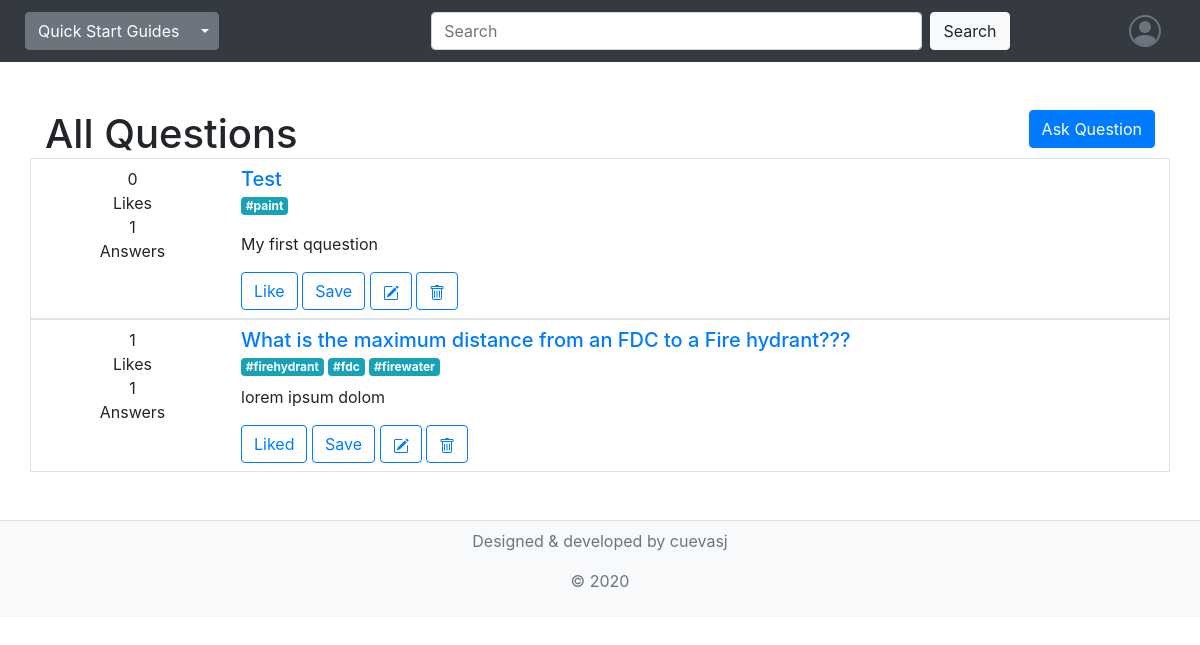
Page /questions/all (signed in) on the earlier database version.
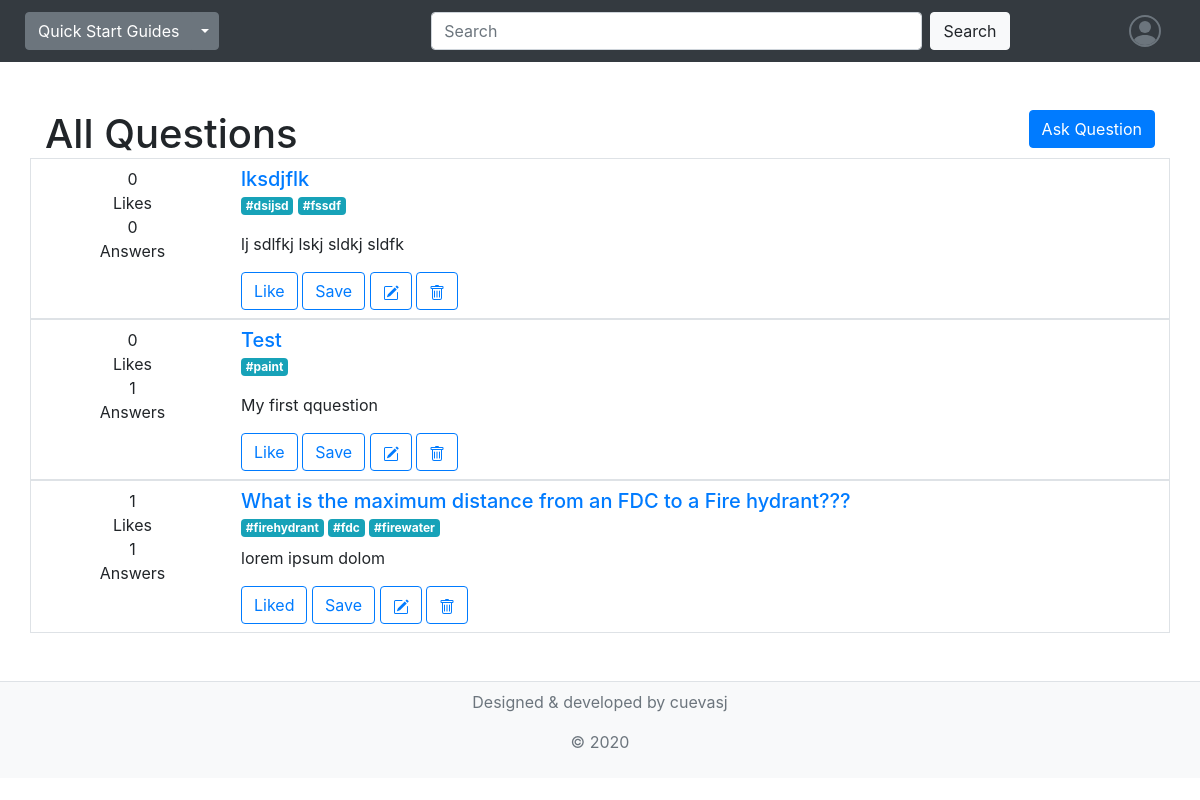
Same page on the later database version.
### questions/models.py (models this page shows)
class Question(models.Model):
    title = models.CharField(max_length = 255)
    body = RichTextField()
    total_votes = models.IntegerField(default=0)
    slug = models.SlugField(unique=True, max_length=100)
    tags = TaggableManager()
    created_by = models.ForeignKey(user_models.User, on_delete=models.CASCADE, related_name="questions")
    created_at = models.DateTimeField(auto_now_add=True)

### questions/views.py (the view)
# urls.py: path("all", views.list_all, name="guides_list_all"),
@login_required
def list_all(request):
    questions = Question.objects.all().order_by("-created_at")
    title = "All Questions"
    for question in questions:
        try:
            bookmark = Bookmark.objects.get(question=question, user=request.user)
            question.bookmarked_by_user = True
        except:
            question.bookmarked_by_user = False
        try:
            upvote = Vote.objects.get(question=question, user=request.user, upvote=True)
            question.liked_by_user = True
        except:
            question.liked_by_user = False
        question.answers_count = question.answers.all().count()
    return render(request, "questions/list.html",
    {"questions": questions,
    "title":title })

### questions/templates/questions/list.html (shortened to what this page needs)
{% extends "questions/layout.html" %}
{% block body %}
<div class="">
    <h1 class="d-inline align-top">{{ title }}</h1>
    <a href="{% url 'question_new' %}" class="btn btn-primary float-right align-bottom">Ask Question</a>
</div>
    <div class="questions_list container p-0">
        {% for question in questions %}
        <div class="border p-2 row">
            <div class="q-list-info d-inline-block px-2 align-top col-2 text-center">
                <div class="q-list-votes">
                    <p class="my-0">{{ question.total_votes|default:"0" }}</p>
                    <p class="my-0">Likes</p>
                </div>
                <div class="q-list-answers">
                    <p class="my-0">{{ question.answers_count|default:"0" }}</p>
                    <p class="my-0">Answers</p>
                </div>
            </div>
            <div class="q-list-summary d-inline-block align-top col-10">
                <a href="{% url 'question_show' question.pk %}" class="h5"> {{ question.title|truncatewords:12 }}</a>
                <div class="mb-2">
                    {% for tag in question.tags.all %}
                    <a href="" class="badge badge-info">#{{ tag }}</a>
                    {% endfor %}
                </div>
                <p>{{ question.body|truncatewords:30|safe }}</p>
                <div class="q-list-actions d-inline-block align-top">
                    {% if user.is_authenticated %}
                    <div class="d-inline-block align-toptext-center">
                        {% if question.liked_by_user %}
                        <a href="{% url 'question_downvote' question.pk %}" class="btn btn-outline-primary" data-toggle="tooltip" data-placement="bottom" title="Unlike question">Liked</a>
                        {% else %}
                        <a href="{% url 'question_upvote' question.pk %}" class="btn btn-outline-primary" data-toggle="tooltip" data-placement="bottom" title="Like if this question has been usefull to you, shows research effort and is clear">Like</a>
                        {% endif %}
                        {% if question.bookmarked_by_user %}
                        <a href="{% url 'question_bookmark' question.pk %}" class="btn btn-outline-primary" data-toggle="tooltip" data-placement="bottom" title="Delete question from your saved list">Saved</a>
                        {% else %}
                        <a href="{% url 'question_bookmark' question.pk %}" class="btn btn-outline-primary" data-toggle="tooltip" data-placement="bottom" title="Add question to your saved list">Save</a>
                        {% endif %}
                    </div>
                    {% endif %}
                    {% if user.is_authenticated %}
                        {% if question.created_by == user %}
                        <a href="{% url 'question_edit' question.pk %}" class="d-inline">
                            <button type="button" class="btn btn-outline-primary">
                            </button>
                        </a>
                        <form action="{% url 'question_delete' question.pk %}" method="post" class="d-inline">
                            <button type="submit" class="btn btn-outline-primary">
                            </button>
                        </form>
                        {% endif %}
                    {% endif %}
                </div>
            </div>
        </div>
        {% endfor %}
    </div>
{% endblock %}

### questions/templates/questions/layout.html (shortened to what this page needs)
{% load static %}
<!doctype html>
<html lang="en">
    <head>
        <link rel="stylesheet" href="https://stackpath.bootstrapcdn.com/bootstrap/4.5.2/css/bootstrap.min.css">
        <link rel="stylesheet" href="{% static 'questions/tagsinput.css' %}">
        <link rel="stylesheet" href="{% static 'questions/styles.css' %}">
    </head>
    <body>
        <header>
            <nav class="navbar navbar-expand-md navbar-dark bg-dark">
                {%  if user.is_authenticated %}
                <div class="collapse navbar-collapse row" id="navbarCollapse">
                    <ul class="navbar-nav mr-auto col-4">
                        <div class="btn-group">
                            <a class="btn btn-secondary" href="{% url 'guides_list_all' %}">Quick Start Guides</a>
                            <button type="button" class="btn btn-secondary dropdown-toggle dropdown-toggle-split" data-toggle="dropdown" aria-haspopup="true" aria-expanded="false">
                            </button>
                        </div>
                    </ul>
                    <form action="{% url 'guides_list_search' %}" class="form-inline mt-2 mt-md-0 col-7" method="GET">
                        <input id="search_term" class="form-control mr-sm-2 col-9" type="text" placeholder="Search" aria-label="Search" name="search_term">
                        <button class="btn btn-light my-2 my-sm-0" type="submit">Search</button>
                    </form>
                    <a href="{% url 'user_profile' user.pk %}" class="col-1">
                        <button type="button" class="btn text-secondary">
                        </button>
                    </a>
                </div>
                {% endif %}
            </nav>
        </header>
        <main role="main" class="flex-shrink-0">
            <div class="body container pt-5">
                {% block body %}
                {% endblock %}
            </div>
        </main>
        <footer class="footer bg-light mt-5 text-center py-2 border-top">
            <div class="container text-secondary">
                <p>Designed & developed by cuevasj</p>
                <p>&#169; 2020</p>
            </div>
        </footer>
</body>
</html>

Differences in the rows shown:
added Question: total_votes "0", answers_count "0", title "lksdjflk", body "lj sdlfkj lskj sldkj sldfk", shows "Like", shows "Save"
added Tag: name "dsijsd", shown under "0"
added Tag: name "fssdf", shown under "0"
